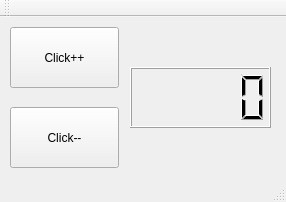
<?xml version="1.0" encoding="UTF-8"?>
<ui version="4.0">
 <class>MainWindow</class>
 <widget class="QMainWindow" name="MainWindow">
  <property name="geometry">
   <rect>
    <x>0</x>
    <y>0</y>
    <width>286</width>
    <height>202</height>
   </rect>
  </property>
  <property name="windowTitle">
   <string>MainWindow</string>
  </property>
  <widget class="QWidget" name="centralWidget">
   <widget class="QLCDNumber" name="lcdNumber">
    <property name="geometry">
     <rect>
      <x>130</x>
      <y>50</y>
      <width>141</width>
      <height>61</height>
     </rect>
    </property>
   </widget>
   <widget class="QPushButton" name="button_ClickUp">
    <property name="geometry">
     <rect>
      <x>10</x>
      <y>10</y>
      <width>109</width>
      <height>61</height>
     </rect>
    </property>
    <property name="cursor">
     <cursorShape>PointingHandCursor</cursorShape>
    </property>
    <property name="text">
     <string>Click++</string>
    </property>
   </widget>
   <widget class="QPushButton" name="button_ClickDown">
    <property name="geometry">
     <rect>
      <x>10</x>
      <y>90</y>
      <width>109</width>
      <height>61</height>
     </rect>
    </property>
    <property name="text">
     <string>Click--</string>
    </property>
   </widget>
  </widget>
  <widget class="QMenuBar" name="menuBar">
   <property name="geometry">
    <rect>
     <x>0</x>
     <y>0</y>
     <width>286</width>
     <height>16</height>
    </rect>
   </property>
  </widget>
  <widget class="QToolBar" name="mainToolBar">
   <attribute name="toolBarArea">
    <enum>TopToolBarArea</enum>
   </attribute>
   <attribute name="toolBarBreak">
    <bool>false</bool>
   </attribute>
  </widget>
  <widget class="QStatusBar" name="statusBar"/>
 </widget>
 <layoutdefault spacing="6" margin="11"/>
 <resources/>
 <connections/>
</ui>
